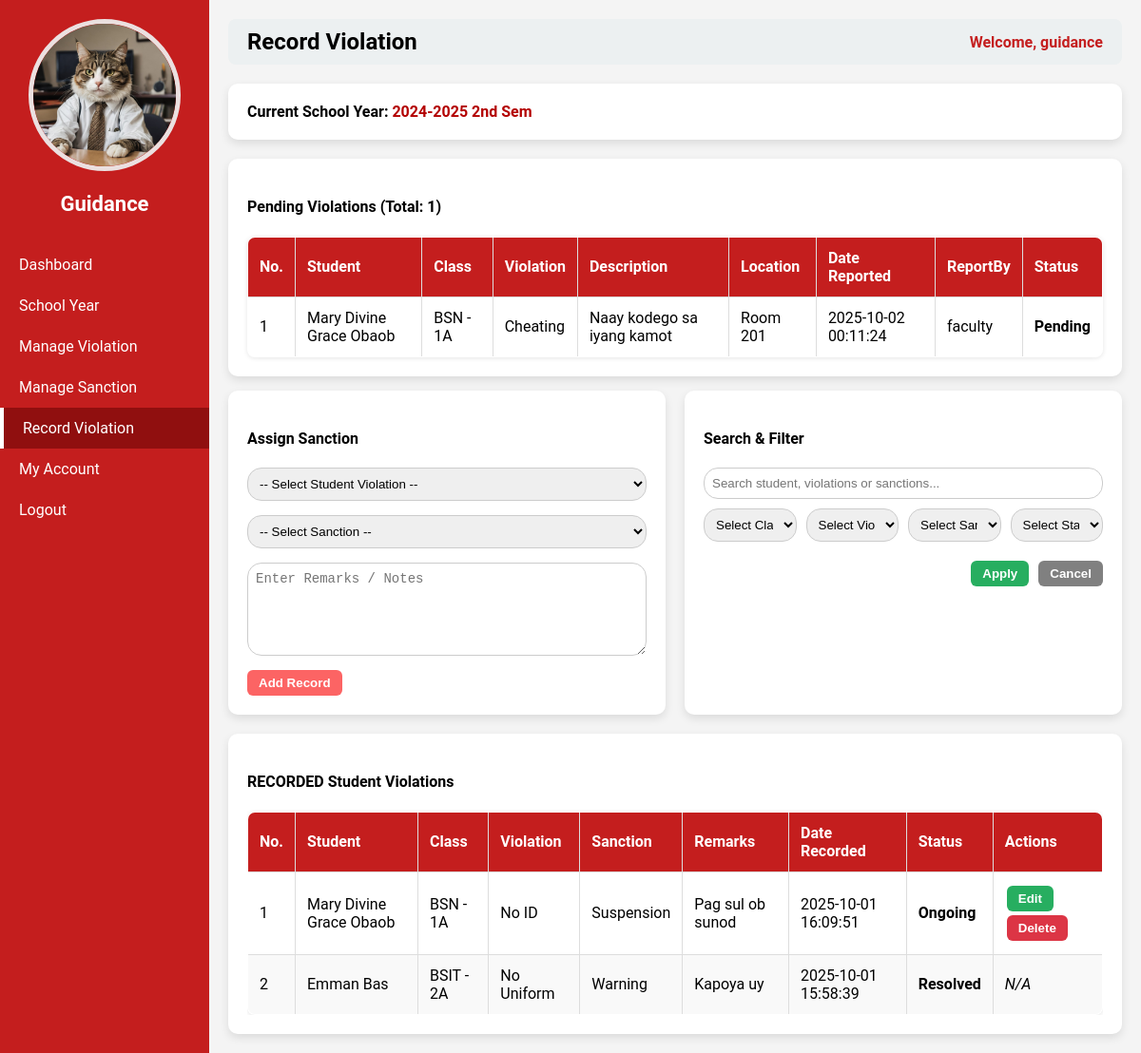
The app's page /guidance.php?page=record_violation (signed in), older data.
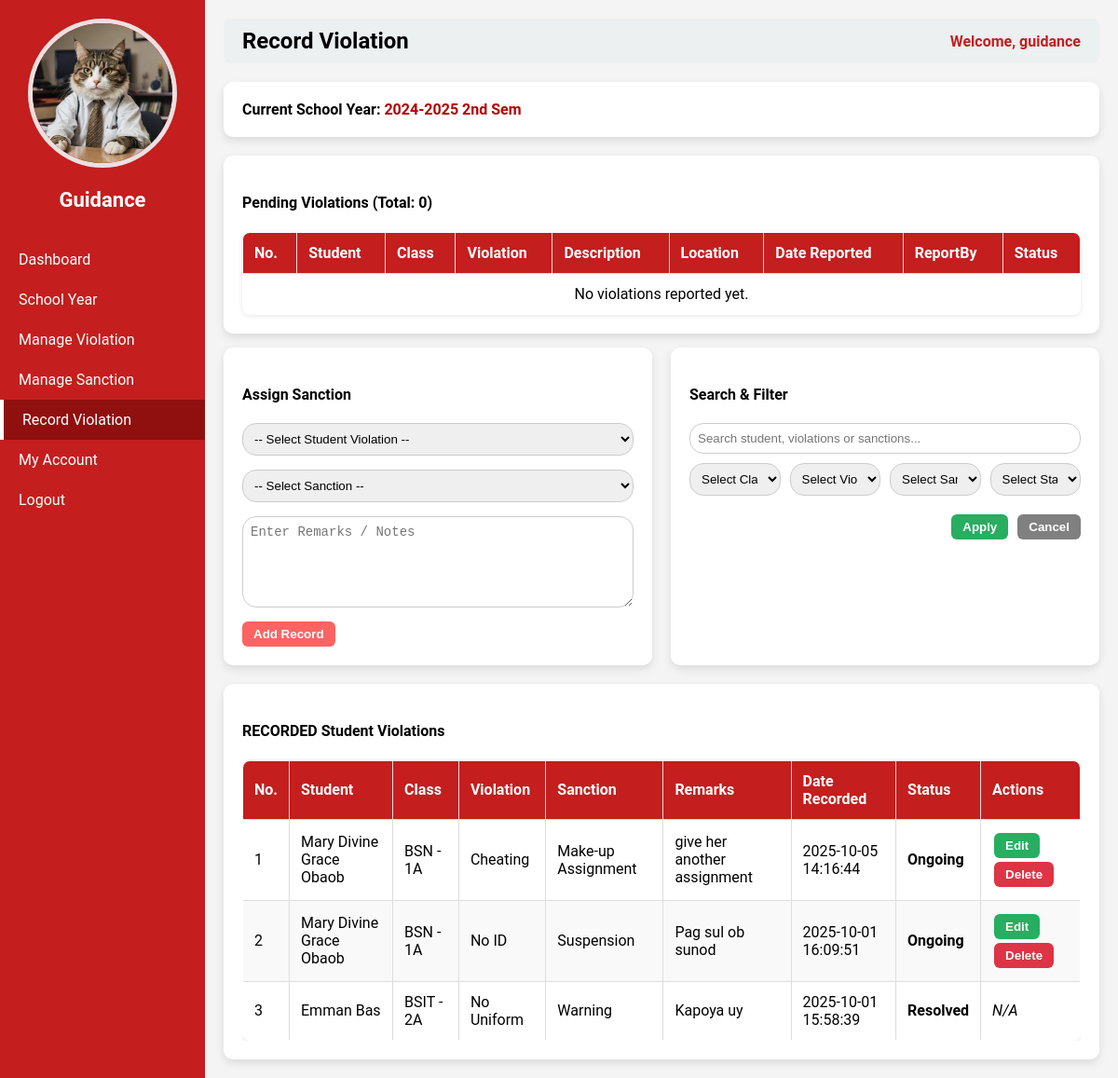
The same page, newer data.
### tables this page shows
CREATE TABLE `student_violations` (
  `id` int(11) NOT NULL,
  `student_id` int(11) NOT NULL,
  `violation_id` int(11) NOT NULL,
  `description` text NOT NULL,
  `location` varchar(50) NOT NULL,
  `date_time` datetime NOT NULL DEFAULT current_timestamp(),
  `status` varchar(50) NOT NULL,
  `user_id` int(11) NOT NULL,
  `school_year_id` int(11) NOT NULL
);

CREATE TABLE `students` (
  `id` int(11) NOT NULL,
  `first_name` varchar(50) NOT NULL,
  `last_name` varchar(50) NOT NULL,
  `school_year_id` int(11) NOT NULL,
  `program_id` int(11) NOT NULL,
  `year_level_id` int(11) NOT NULL,
  `section_id` int(11) NOT NULL,
  `address` varchar(100) NOT NULL,
  `contact` varchar(20) NOT NULL,
  `img` varchar(255) NOT NULL,
  `user_id` int(11) NOT NULL
);

CREATE TABLE `programs` (
  `id` int(11) NOT NULL,
  `program_code` varchar(50) NOT NULL,
  `program_name` varchar(100) NOT NULL
);

CREATE TABLE `year_levels` (
  `id` int(11) NOT NULL,
  `year_level` varchar(50) NOT NULL,
  `year_code` varchar(50) NOT NULL
);

CREATE TABLE `sections` (
  `id` int(11) NOT NULL,
  `section_name` varchar(50) NOT NULL
);

CREATE TABLE `violations` (
  `id` int(11) NOT NULL,
  `violation` varchar(100) NOT NULL
);

CREATE TABLE `users` (
  `id` int(11) NOT NULL,
  `username` varchar(50) NOT NULL,
  `password` varchar(255) NOT NULL,
  `role` varchar(50) NOT NULL,
  `email` varchar(255) NOT NULL,
  `contact` varchar(50) NOT NULL,
  `status` varchar(50) NOT NULL,
  `img` varchar(255) NOT NULL
);

CREATE TABLE `record_violations` (
  `id` int(11) NOT NULL,
  `student_violations_id` int(11) NOT NULL,
  `sanction_id` int(11) NOT NULL,
  `remarks` text NOT NULL,
  `date_recorded` timestamp NOT NULL DEFAULT current_timestamp(),
  `user_id` int(11) NOT NULL,
  `school_year_id` int(11) NOT NULL,
  `status` varchar(50) NOT NULL
);

CREATE TABLE `sanctions` (
  `id` int(11) NOT NULL,
  `sanction` varchar(50) NOT NULL
);

### guidance_pages/record_violation.php (the view, shortened to what the changed rows need)
<?php
require __DIR__ . '/../db_connect.php';
$current_sy_row = $pdo->query("SELECT * FROM school_years WHERE is_current=1 LIMIT 1")->fetch(PDO::FETCH_ASSOC);
$current_sy_id = $current_sy_row ? $current_sy_row['id'] : null;
$current_sy = $current_sy_row ? $current_sy_row['school_year'] : "None";
$edit_mode = false;
$edit_id = null;
$edit_remarks = "";
$edit_violation_id = null;
$query = "
    SELECT rv.*,
           v.violation AS violation_name,
           s.sanction AS sanction_name,
           st.first_name, st.last_name,
           p.program_code,
           yl.year_code AS year_level,
           sec.section_name,
           sy.school_year
    FROM record_violations rv
    JOIN student_violations sv ON rv.student_violations_id = sv.id
    JOIN students st ON sv.student_id = st.id
    JOIN programs p ON st.program_id = p.id
    JOIN year_levels yl ON st.year_level_id = yl.id
    JOIN sections sec ON st.section_id = sec.id
    JOIN school_years sy ON rv.school_year_id = sy.id
    JOIN violations v ON sv.violation_id = v.id
    JOIN sanctions s ON rv.sanction_id = s.id
    WHERE rv.school_year_id = ?
";
$params = [$current_sy_id];
$query .= " ORDER BY rv.date_recorded DESC";
$records = $pdo->prepare($query);
$records->execute($params);
$records = $records->fetchAll(PDO::FETCH_ASSOC);
$stmt = $pdo->prepare("
    SELECT sv.id, s.first_name, s.last_name,
           p.program_code,
           yl.year_code AS year_level,
           sec.section_name,
           v.violation, sv.description, sv.location, sv.date_time, sv.status,
           u.username AS reported_by
    FROM student_violations sv
    JOIN students s ON sv.student_id = s.id
    JOIN programs p ON s.program_id = p.id
    JOIN year_levels yl ON s.year_level_id = yl.id
    JOIN sections sec ON s.section_id = sec.id
    JOIN violations v ON sv.violation_id = v.id
    JOIN users u ON sv.user_id = u.id
    WHERE sv.school_year_id = ?
      AND sv.status = 'Pending'
    ORDER BY sv.date_time DESC
");
$stmt->execute([$current_sy_id]);
$studentViolations = $stmt->fetchAll(PDO::FETCH_ASSOC);
$totalViolations = count($studentViolations);
?>
<div class="container small-container">
    <h3>Current School Year: <span style="color:#b30000;"><?= htmlspecialchars($current_sy) ?></span></h3>
</div>
<div class="container">
    <h4>Pending Violations (Total: <?= $totalViolations ?>)</h4>
    <table class="styled-table" id="violationTable">
        <thead>
            <tr>
                <th>No.</th>
                <th>Student</th>
                <th>Class</th>
                <th>Violation</th>
                <th>Description</th>
                <th>Location</th>
                <th>Date Reported</th>
                <th>ReportBy</th>
                <th>Status</th>
            </tr>
        </thead>
        <tbody>
            <?php if ($totalViolations > 0): ?>
                <?php foreach ($studentViolations as $i => $v): ?>
                    <tr>
                        <td><?= $i + 1 ?></td>
                        <td><?= htmlspecialchars($v['first_name'] . " " . $v['last_name']); ?></td>
                        <td><?= htmlspecialchars($v['program_code']) ?> - <?= htmlspecialchars($v['year_level']) ?><?= htmlspecialchars($v['section_name']) ?></td>
                        <td><?= htmlspecialchars($v['violation']); ?></td>
                        <td><?= htmlspecialchars($v['description']); ?></td>
                        <td><?= htmlspecialchars($v['location']); ?></td>
                        <td><?= htmlspecialchars($v['date_time']); ?></td>
                        <td><?= htmlspecialchars($v['reported_by']); ?></td>
                        <td><strong><?= htmlspecialchars($v['status']); ?></strong></td>
                    </tr>
                <?php endforeach; ?>
            <?php else: ?>
                <tr><td colspan="9" style="text-align:center;">No violations reported yet.</td></tr>
            <?php endif; ?>
        </tbody>
    </table>
</div>
<div class="two-columns">
    <div class="left-box">
        <h4>Assign Sanction</h4>
        <form method="POST" class="form-box">
            <?php if ($edit_mode): ?>
    <input type="text" value="<?= htmlspecialchars($edit_student_name . " - " . $edit_violation_name) ?>" disabled>
    <input type="hidden" name="student_violations_id" value="<?= $edit_violation_id ?>">
<?php else: ?>
    <select name="student_violations_id" required>
        <option value="">-- Select Student Violation --</option>
    </select>
<?php endif; ?>
            <select name="sanction_id" required>
                <option value="">-- Select Sanction --</option>
            </select>
            <textarea name="remarks" class="remarks-input" placeholder="Enter Remarks / Notes" rows="5" required><?= htmlspecialchars($edit_remarks); ?></textarea>
            <?php if ($edit_mode): ?>
                <input type="hidden" name="id" value="<?= $edit_id; ?>">
                <button type="submit" name="update_record" class="btn btn-warning">Update</button>
                <a href="guidance.php?page=record_violation" class="btn btn-secondary">Cancel</a>
            <?php else: ?>
                <button type="submit" name="add_record" class="btn btn-primary">Add Record</button>
            <?php endif; ?>
        </form>
    </div>
    <div class="right-box">
        <h4>Search & Filter</h4>
        <div class="form-box">
            <input type="text" id="recordSearch" class="search-input" placeholder="Search student, violations or sanctions...">
        </div>
        <div class="form-box filter-grid">
    <select id="filterClass">
        <option value="">Select Class</option>
    </select>
    <select id="filterViolation">
        <option value="">Select Violation</option>
    </select>
    <select id="filterSanction">
        <option value="">Select Sanction</option>
    </select>
    <select id="filterStatus">
        <option value="">Select Status</option>
    </select>
</div>
        <div class="filter-buttons">
            <button type="button" class="btn btn-info" onclick="applyRecordFilters()">Apply</button>
            <button type="button" class="btn btn-secondary" onclick="cancelRecordFilters()">Cancel</button>
        </div>
    </div>
</div>
<div class="container">
    <div class="table-box">
        <h4>RECORDED Student Violations</h4>
        <table class="styled-table" id="recordedTable">
            <thead>
                <tr>
                    <th>No.</th>
                    <th>Student</th>
                    <th>Class</th>
                    <th>Violation</th>
                    <th>Sanction</th>
                    <th>Remarks</th>
                    <th>Date Recorded</th>
                    <th>Status</th>
                    <th>Actions</th>
                </tr>
            </thead>
            <tbody>
            <?php if ($records): ?>
                <?php foreach ($records as $i => $r): ?>
                    <tr>
                        <td><?= $i + 1; ?></td>
                        <td><?= htmlspecialchars($r['first_name'] . " " . $r['last_name']); ?></td>
                        <td><?= htmlspecialchars($r['program_code'] . " - " . $r['year_level'] . $r['section_name']); ?></td>
                        <td><?= htmlspecialchars($r['violation_name']); ?></td>
                        <td><?= htmlspecialchars($r['sanction_name']); ?></td>
                        <td><?= htmlspecialchars($r['remarks']); ?></td>
                        <td><?= $r['date_recorded']; ?></td>
                        <td><strong><?= htmlspecialchars($r['status']); ?></strong></td>
                        <td>
                        <?php if ($r['status'] === 'Ongoing'): ?>
                            <form method="POST" class="inline-form">
                                <button type="submit" name="edit_record" class="btn btn-warning">Edit</button>
                            </form>
                            <form method="POST" class="inline-form" onsubmit="return confirm('Are you sure you want to delete this record?');">
                                <button type="submit" name="delete_record" class="btn btn-danger">Delete</button>
                            </form>
                        <?php else: ?>
                            <em>N/A</em>
                        <?php endif; ?>
                        </td>
                    </tr>
                <?php endforeach; ?>
            <?php else: ?>
                <tr>
                    <td colspan="9" style="text-align:center; color:red; font-weight:bold;">No records found.</td>
                </tr>
            <?php endif; ?>
            </tbody>
        </table>
    </div>
</div>

Row changes from the older to the newer data that the page shows:
no longer on this page (row edited): student_violations: student.last_name "Mary Divine Grace Obaob", programs.program_code "BSN", year_levels.year_code "1", sections.section_name "A", violation.violation "Cheating", description "Naay kodego sa iyang kamot", location "Room 201", date_time "2025-10-02 00:11:24", user.username "faculty", status "Pending"
added record_violations: students.first_name+last_name "Mary Divine Grace Obaob", programs.program_code "BSN - 1A", violations.violation "Cheating", sanction.sanction "Make-up Assignment", remarks "give her another assignment", date_recorded "2025-10-05 14:16:44", status "Ongoing"
Text that changed along with them:
$totalViolations: "1" → "0"
text now shown: "No violations reported yet."
